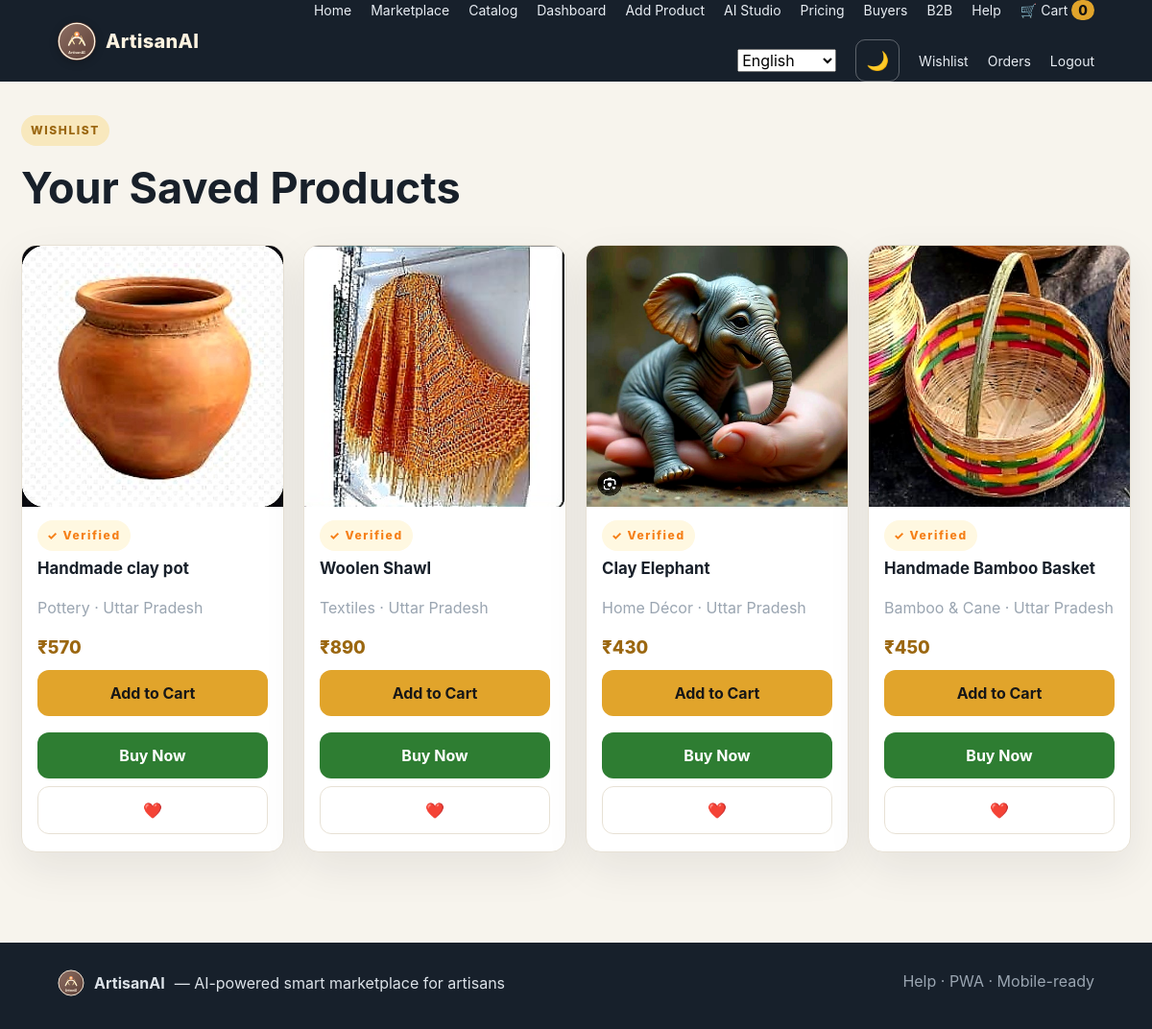
The page /wishlist (signed in) on the database its author committed.
### tables this page shows
CREATE TABLE products (
      id INTEGER PRIMARY KEY AUTOINCREMENT, name TEXT NOT NULL, category TEXT NOT NULL,
      price REAL NOT NULL, description TEXT DEFAULT '', artisan TEXT NOT NULL, state TEXT NOT NULL,
      image TEXT DEFAULT '', material TEXT DEFAULT '', best_use TEXT DEFAULT '', craft_story TEXT DEFAULT '',
      technique TEXT DEFAULT '', origin TEXT DEFAULT '', gi_status TEXT DEFAULT '', odop_status TEXT DEFAULT '',
      verified_artisan INTEGER DEFAULT 0, tags TEXT DEFAULT '', stock INTEGER DEFAULT 1,
      views INTEGER DEFAULT 0, sold INTEGER DEFAULT 0, user_id INTEGER,
      created_at TIMESTAMP DEFAULT CURRENT_TIMESTAMP, FOREIGN KEY(user_id) REFERENCES users(id)
    );

### app.py (the view)
@app.route('/wishlist')
def wishlist():
    user = current_user()
    if not user:
        return redirect(url_for('login'))
    conn = get_db()
    products = conn.execute('''SELECT p.* FROM wishlist w JOIN products p ON w.product_id=p.id
                               WHERE w.user_id=? ORDER BY w.id DESC''', (user['id'],)).fetchall()
    conn.close()
    return render_template('wishlist.html', products=products)

### app.py (called while the page is built)
def get_db():
    UPLOAD_DIR.mkdir(parents=True, exist_ok=True)
    DB_PATH.parent.mkdir(parents=True, exist_ok=True)
    conn = sqlite3.connect(DB_PATH)
    conn.row_factory = sqlite3.Row
    conn.execute('PRAGMA foreign_keys = ON')
    return conn

def current_user():
    uid = session.get('user_id')
    if not uid:
        return None
    conn = get_db()
    user = conn.execute('SELECT * FROM users WHERE id=?', (uid,)).fetchone()
    conn.close()
    return user

def cart_count():
    return sum(int(v) for v in session.get('cart', {}).values())

def wishlist_ids():
    user = current_user()
    if not user:
        return set()
    conn = get_db()
    rows = conn.execute('SELECT product_id FROM wishlist WHERE user_id=?', (user['id'],)).fetchall()
    conn.close()
    return {r['product_id'] for r in rows}

def lang_code():
    return session.get('language') or (current_user()['language'] if current_user() else 'en')

def ui(key):
    code = lang_code()
    return UI.get(code, UI['en']).get(key) or UI['en'].get(key) or key

@app.context_processor
def globals_for_templates():
    return {
        'user': current_user(), 'cart_count': cart_count(), 'states': INDIAN_STATES,
        'transport_rates': STATE_TRANSPORT, 'languages': LANGUAGES, 'ui': ui,
        'categories': CATEGORIES, 'debug_mode': app.config['DEBUG'],
        'wishlist_ids': wishlist_ids(), 'now': datetime.now()
    }

### templates/wishlist.html (shortened to what this page needs)
{% extends 'base.html' %}
{% block content %}
<div class="form-header"><div class="badge">WISHLIST</div><h1>Your Saved Products</h1></div>
{% if products %}
<div class="product-grid">
{% for p in products %}
  {% include '_product_card.html' %}
{% endfor %}
</div>
{% else %}
<p class="muted">Your wishlist is empty. Browse the <a href="{{ url_for('marketplace') }}">Marketplace</a> and heart products you love.</p>
{% endif %}
{% endblock %}

### templates/_product_card.html (shortened to what this page needs)
<article class="product-card">
  <a href="{{ url_for('product', pid=p.id) }}" class="card-img-wrap">
    {% if p.image %}
      <img src="{{ url_for('uploaded_file', filename=p.image) }}" alt="{{ p.name }}" loading="lazy">
    {% else %}
      <div class="no-img">🎨</div>
    {% endif %}
  </a>
  <div class="card-body">
    <div class="card-badges">
      {% if p.verified_artisan %}<span class="badge verified">✓ Verified</span>{% endif %}
    </div>
    <h3><a href="{{ url_for('product', pid=p.id) }}">{{ p.name }}</a></h3>
    <p class="muted">{{ p.category }} · {{ p.state }}</p>
    <p class="price">₹{{ '%.0f'|format(p.price) }}</p>
    <div class="card-actions">
      <a class="btn primary" href="{{ url_for('cart_add', pid=p.id) }}">Add to Cart</a>
      <a class="btn buy-now" href="{{ url_for('buy_now', pid=p.id) }}">{{ ui("buy_now") }}</a>
      {% if user %}
        <a class="btn secondary" href="{{ url_for('wishlist_toggle', pid=p.id) }}" title="Wishlist">
          {% if p.id in wishlist_ids %}❤️{% else %}🤍{% endif %}
        </a>
      {% endif %}
    </div>
  </div>
</article>

### static/css/style.css (style rules this page uses)
:root { --ink:#18202a; --muted:#667085; --paper:#f7f4ed; --card:#fff; --accent:#e1a42b; --accent-dark:#9b6710; --line:#e7e1d5; --success:#247a4d; --danger:#b33a3a; --shadow:0 16px 45px rgba(25,28,32,.08); }
* { box-sizing:border-box }
body { margin:0;font-family:Inter,Segoe UI,Arial,sans-serif;color:var(--ink);background:var(--paper);line-height:1.5 }
a { color:inherit;text-decoration:none }
.badge { display:inline-block;font-size:12px;letter-spacing:1.6px;font-weight:800;color:var(--accent-dark);background:#f8e8bd;padding:7px 10px;border-radius:999px }
.btn { display:inline-flex;align-items:center;justify-content:center;border:0;border-radius:10px;padding:11px 16px;cursor:pointer;font-weight:750;transition:.15s }
.primary { background:var(--accent);color:#171717 }
.secondary { background:#fff;border:1px solid var(--line) }
.buy-now { background:#17202b;color:#fff;width:100%;margin-top:9px }
.product-card { background:var(--card);border:1px solid var(--line);border-radius:18px;overflow:hidden;box-shadow:0 8px 25px rgba(25,28,32,.04) }
.card-actions { display:flex;gap:8px;align-items:center;margin-top:11px }
.card-actions .btn { width:100% }
.form-header { margin-bottom:25px }
.form-header h1 { font-size:45px;margin:10px 0 }
.muted { color:#9aa5b1 }
.product-grid { display: grid; grid-template-columns: repeat(auto-fill, minmax(240px, 1fr)); gap: 20px; margin: 24px 0; }
.product-card { background: var(--card); border-radius: 16px; overflow: hidden; box-shadow: var(--shadow); border: 1px solid var(--line); transition: transform .15s; }
.card-img-wrap { display: block; aspect-ratio: 1; background: #f0ebe3; overflow: hidden; }
.card-img-wrap img { width: 100%; height: 100%; object-fit: cover; }
.card-body { padding: 14px 16px 18px; }
.card-body h3 { margin: 6px 0 4px; font-size: 1.05rem; }
.price { font-weight: 800; font-size: 1.15rem; color: var(--accent-dark); margin: 6px 0; }
.card-actions { display: flex; gap: 8px; margin-top: 10px; flex-wrap: wrap; }
.card-badges { display: flex; gap: 6px; flex-wrap: wrap; }
.badge.verified { background: #fff8e1; color: #f57f17; }
.btn, button, .nav-btn { min-height: 48px; padding: 12px 18px; font-size: 1rem; font-weight: 700; border-radius: 12px; }
.btn.buy-now { background: #2e7d32; color: #fff; border: none; font-weight: 700; }
.card-actions { display: flex; flex-wrap: wrap; gap: 8px; align-items: center; }

### rows shown on the page
products: image (picture), verified_artisan "✓ Verified", name "Handmade clay pot", category "Pottery", state "Uttar Pradesh", price "570", ui "Buy Now"
products: image (picture), verified_artisan "✓ Verified", name "Woolen Shawl", category "Textiles", state "Uttar Pradesh", price "890", ui "Buy Now"
products: image (picture), verified_artisan "✓ Verified", name "Clay Elephant", category "Home Décor", state "Uttar Pradesh", price "430", ui "Buy Now"
products: image (picture), verified_artisan "✓ Verified", name "Handmade Bamboo Basket", category "Bamboo & Cane", state "Uttar Pradesh", price "450", ui "Buy Now"

### other values the page prints
{{ ui('home') }} "Home"
{{ ui('marketplace') }} "Marketplace"
{{ ui('catalog') }} "Catalog"
{{ ui('dashboard') }} "Dashboard"
{{ ui('add') }} "Add Product"
{{ ui('studio') }} "AI Studio"
{{ ui('pricing') }} "Pricing"
{{ ui('buyers') }} "Buyers"
{{ ui('b2b') }} "B2B"
{{ ui('help') }} "Help"
{{ ui('cart') }} "Cart"
{{ cart_count }} "0"
{{ ui('wishlist') }} "Wishlist"
{{ ui('orders') }} "Orders"
{{ ui('logout') }} "Logout"
